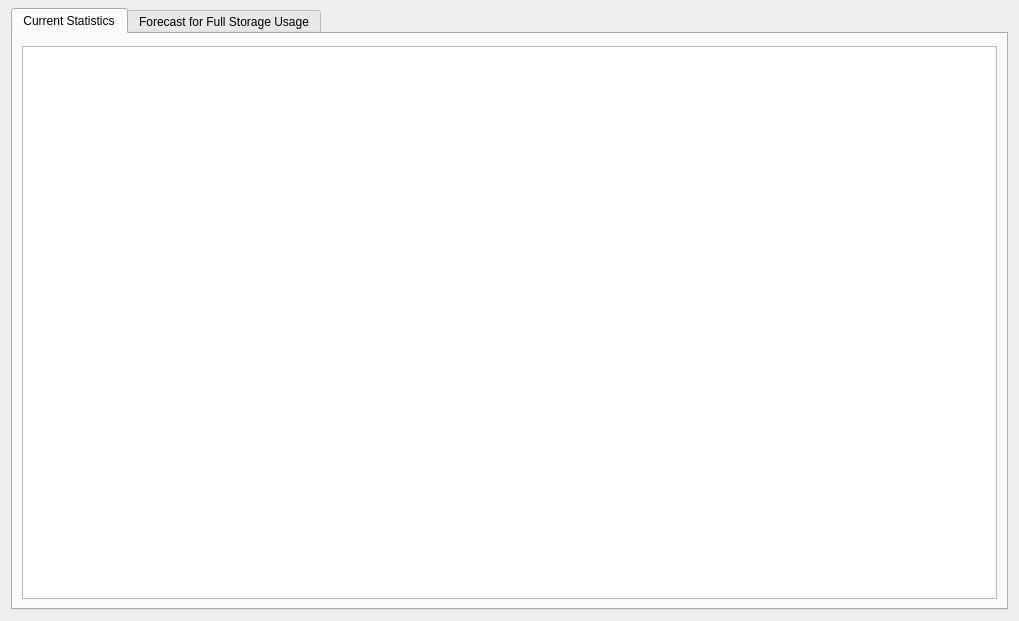
<?xml version="1.0" encoding="UTF-8"?>
<ui version="4.0">
 <class>StorageAnalyticsWidget</class>
 <widget class="QWidget" name="StorageAnalyticsWidget">
  <property name="geometry">
   <rect>
    <x>0</x>
    <y>0</y>
    <width>1019</width>
    <height>621</height>
   </rect>
  </property>
  <layout class="QVBoxLayout" name="verticalLayout" stretch="0">
   <property name="topMargin">
    <number>8</number>
   </property>
   <item>
    <widget class="QStackedWidget" name="stackedWidget">
     <property name="currentIndex">
      <number>0</number>
     </property>
     <widget class="QWidget" name="gridPage">
      <layout class="QVBoxLayout" name="verticalLayout_5">
       <property name="leftMargin">
        <number>0</number>
       </property>
       <property name="topMargin">
        <number>0</number>
       </property>
       <property name="rightMargin">
        <number>0</number>
       </property>
       <property name="bottomMargin">
        <number>0</number>
       </property>
       <item>
        <widget class="QTabWidget" name="tabWidget">
         <property name="currentIndex">
          <number>0</number>
         </property>
         <property name="documentMode">
          <bool>false</bool>
         </property>
         <widget class="QWidget" name="statsTab">
          <attribute name="title">
           <string>Current Statistics</string>
          </attribute>
          <layout class="QVBoxLayout" name="verticalLayout_4">
           <property name="topMargin">
            <number>12</number>
           </property>
           <item>
            <widget class="nx::client::desktop::TableView" name="statsTable">
             <property name="mouseTracking">
              <bool>true</bool>
             </property>
             <property name="contextMenuPolicy">
              <enum>Qt::CustomContextMenu</enum>
             </property>
             <property name="lineWidth">
              <number>1</number>
             </property>
             <property name="midLineWidth">
              <number>1</number>
             </property>
             <property name="horizontalScrollBarPolicy">
              <enum>Qt::ScrollBarAlwaysOff</enum>
             </property>
             <property name="editTriggers">
              <set>QAbstractItemView::NoEditTriggers</set>
             </property>
             <property name="alternatingRowColors">
              <bool>false</bool>
             </property>
             <property name="selectionMode">
              <enum>QAbstractItemView::ExtendedSelection</enum>
             </property>
             <property name="selectionBehavior">
              <enum>QAbstractItemView::SelectRows</enum>
             </property>
             <property name="showGrid">
              <bool>false</bool>
             </property>
             <property name="sortingEnabled">
              <bool>true</bool>
             </property>
             <attribute name="verticalHeaderVisible">
              <bool>false</bool>
             </attribute>
             <attribute name="verticalHeaderShowSortIndicator" stdset="0">
              <bool>true</bool>
             </attribute>
             <attribute name="verticalHeaderStretchLastSection">
              <bool>false</bool>
             </attribute>
            </widget>
           </item>
          </layout>
         </widget>
         <widget class="QWidget" name="forecastTab">
          <attribute name="title">
           <string>Forecast for Full Storage Usage</string>
          </attribute>
          <layout class="QVBoxLayout" name="verticalLayout_3" stretch="1,0,0">
           <property name="topMargin">
            <number>12</number>
           </property>
           <item>
            <widget class="nx::client::desktop::TableView" name="forecastTable">
             <property name="mouseTracking">
              <bool>true</bool>
             </property>
             <property name="contextMenuPolicy">
              <enum>Qt::CustomContextMenu</enum>
             </property>
             <property name="lineWidth">
              <number>1</number>
             </property>
             <property name="midLineWidth">
              <number>1</number>
             </property>
             <property name="horizontalScrollBarPolicy">
              <enum>Qt::ScrollBarAlwaysOff</enum>
             </property>
             <property name="editTriggers">
              <set>QAbstractItemView::NoEditTriggers</set>
             </property>
             <property name="alternatingRowColors">
              <bool>false</bool>
             </property>
             <property name="selectionMode">
              <enum>QAbstractItemView::ExtendedSelection</enum>
             </property>
             <property name="selectionBehavior">
              <enum>QAbstractItemView::SelectRows</enum>
             </property>
             <property name="showGrid">
              <bool>false</bool>
             </property>
             <property name="sortingEnabled">
              <bool>true</bool>
             </property>
             <attribute name="verticalHeaderVisible">
              <bool>false</bool>
             </attribute>
             <attribute name="verticalHeaderShowSortIndicator" stdset="0">
              <bool>true</bool>
             </attribute>
             <attribute name="verticalHeaderStretchLastSection">
              <bool>false</bool>
             </attribute>
            </widget>
           </item>
           <item>
            <spacer name="horizontalSpacer">
             <property name="orientation">
              <enum>Qt::Horizontal</enum>
             </property>
             <property name="sizeHint" stdset="0">
              <size>
               <width>40</width>
               <height>20</height>
              </size>
             </property>
            </spacer>
           </item>
           <item>
            <layout class="QHBoxLayout" name="horizontalLayout_3">
             <item>
              <widget class="QWidget" name="forecastControlWidget" native="true">
               <layout class="QGridLayout" name="gridLayout_2">
                <property name="leftMargin">
                 <number>0</number>
                </property>
                <property name="topMargin">
                 <number>0</number>
                </property>
                <property name="rightMargin">
                 <number>0</number>
                </property>
                <property name="bottomMargin">
                 <number>0</number>
                </property>
                <item row="0" column="0" rowspan="4">
                 <widget class="QLabel" name="label">
                  <property name="text">
                   <string>Additional storage:</string>
                  </property>
                 </widget>
                </item>
                <item row="0" column="1" rowspan="4">
                 <widget class="QDoubleSpinBox" name="extraSizeSpinBox">
                  <property name="suffix">
                   <string notr="true">&lt; TB&gt;</string>
                  </property>
                  <property name="maximum">
                   <double>1000.000000000000000</double>
                  </property>
                 </widget>
                </item>
                <item row="0" column="3" rowspan="4">
                 <widget class="QSlider" name="extraSpaceSlider">
                  <property name="minimumSize">
                   <size>
                    <width>350</width>
                    <height>0</height>
                   </size>
                  </property>
                  <property name="maximum">
                   <number>400</number>
                  </property>
                  <property name="pageStep">
                   <number>100</number>
                  </property>
                  <property name="tracking">
                   <bool>true</bool>
                  </property>
                  <property name="orientation">
                   <enum>Qt::Horizontal</enum>
                  </property>
                  <property name="tickPosition">
                   <enum>QSlider::NoTicks</enum>
                  </property>
                  <property name="tickInterval">
                   <number>100</number>
                  </property>
                 </widget>
                </item>
                <item row="0" column="2" rowspan="4">
                 <widget class="QLabel" name="label_2">
                  <property name="text">
                   <string notr="true">0</string>
                  </property>
                 </widget>
                </item>
               </layout>
              </widget>
             </item>
             <item>
              <widget class="QLabel" name="maxSizeLabel">
               <property name="text">
                <string notr="true">1000 TB</string>
               </property>
              </widget>
             </item>
             <item>
              <spacer name="horizontalSpacer_2">
               <property name="orientation">
                <enum>Qt::Horizontal</enum>
               </property>
               <property name="sizeHint" stdset="0">
                <size>
                 <width>40</width>
                 <height>20</height>
                </size>
               </property>
              </spacer>
             </item>
            </layout>
           </item>
          </layout>
         </widget>
        </widget>
       </item>
      </layout>
     </widget>
     <widget class="QWidget" name="warnPage">
      <layout class="QVBoxLayout" name="verticalLayout_2">
       <item>
        <widget class="QLabel" name="warningLabel">
         <property name="text">
          <string>Server is offline. Statistics are not available.</string>
         </property>
         <property name="alignment">
          <set>Qt::AlignCenter</set>
         </property>
        </widget>
       </item>
      </layout>
     </widget>
    </widget>
   </item>
  </layout>
 </widget>
 <customwidgets>
  <customwidget>
   <class>nx::client::desktop::TableView</class>
   <extends>QTableView</extends>
   <header location="global">nx/client/desktop/common/widgets/table_view.h</header>
  </customwidget>
 </customwidgets>
 <resources/>
 <connections/>
</ui>
